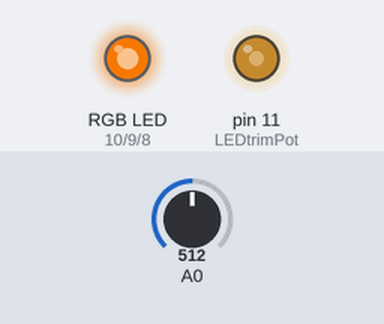
Simulated run of this sketch. Board: Arduino Uno, built with avr-gcc and run on an emulated ATmega328P. On the bench: an RGB LED mixed from three pins (HIGH = lit), output pins drawn as LEDs (lit = HIGH). The test bench sets the inputs (shaded band); at power-on: A0 = 512. What the sketch prints to the serial monitor is not drawn.

Above: at 1.2 s.
1.3 s: A0 set to 716
At 2.5 s:
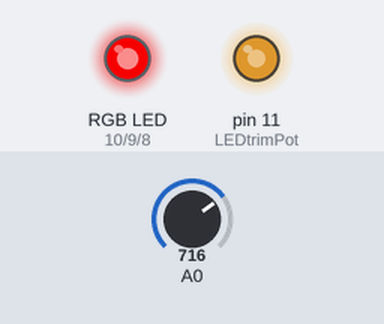
2.8 s: A0 set to 900
At 3.6 s:
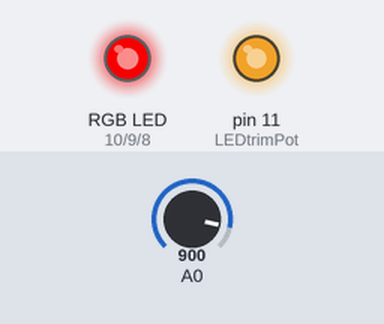
4.3 s: A0 set to 306
At 4.6 s:
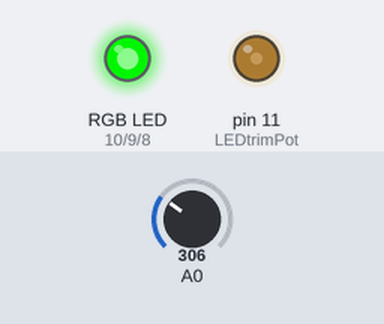
5.8 s: A0 set to 165
At 7.0 s:
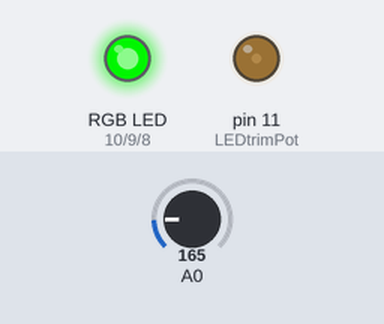
7.3 s: A0 set to 0
At 8.0 s:
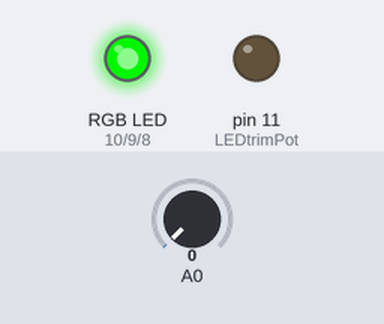
8.8 s: A0 set to 511
At 9.5 s:
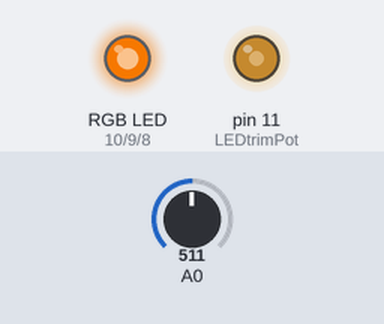
Timing chart, 0 to 11.3 s (numbered marks = the images above; inputs shaded):
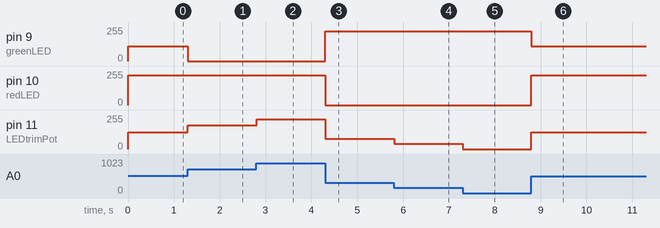

Measured:
- after the input at 1.3 s, pin 9 (greenLED): 110/255 → 0/255 at once; pin 11 (LEDtrimPot): 127/255 → 178/255 at once
- after the input at 2.8 s, pin 11 (LEDtrimPot): 178/255 → 224/255 at once
- after the input at 4.3 s, pin 9 (greenLED): 0/255 → 225/255 at once; pin 10 (redLED): 225/255 → 0/255 at once; pin 11 (LEDtrimPot): 224/255 → 76/255 at once
- after the input at 5.8 s, pin 11 (LEDtrimPot): 76/255 → 41/255 at once
- after the input at 7.3 s, pin 11 (LEDtrimPot): 41/255 → 0/255 at once
- after the input at 8.8 s, pin 9 (greenLED): 225/255 → 110/255 at once; pin 10 (redLED): 0/255 → 225/255 at once; pin 11 (LEDtrimPot): 0/255 → 127/255 at once

The sketch:

RGBblink1.ino
```cpp
int redLED = 10;
int greenLED = 9;
int blueLED = 8;
int LEDtrimPot = 11;

void setup() {
  // put your setup code here, to run once:
  Serial.begin(9600);
  pinMode(redLED, OUTPUT);
  pinMode(greenLED, OUTPUT);
  pinMode(blueLED, OUTPUT);
  pinMode(LEDtrimPot, OUTPUT);

}
void color(int red, int green,int  blue){
  analogWrite(redLED, red);
  analogWrite(greenLED, green);
  analogWrite(blueLED, blue);
}
void blinkRED(float seconds){
  digitalWrite(redLED, HIGH);
  delay(seconds*1000);
  digitalWrite(redLED, LOW);
  delay(seconds*1000);
}
void blinkGREEN(float seconds){
  digitalWrite(greenLED, HIGH);
  delay(seconds*1000);
  digitalWrite(greenLED, LOW);
  delay(seconds*1000);
}
void blinkBLUE(float seconds){
  digitalWrite(blueLED, HIGH);
  delay(seconds*1000);
  digitalWrite(blueLED, LOW);
  delay(seconds*1000);
}
void loop() {
  // put your main code here, to run repeatedly:
  float time = .25;

  int potPosition = analogRead(A0);

  potPosition = map(potPosition, 0, 1023, 0, 255);
  analogWrite(LEDtrimPot, potPosition);
  if(potPosition <= 100){
    color(0,225,0);
  } else if (potPosition > 100 && potPosition < 175){
    color(225,110,0);
    Serial.println(potPosition);
  } else {
    color(225,0,0);
  }
  Serial.println(potPosition);

 /*
  blinkRED(time);
  blinkGREEN(time);
  blinkBLUE(time);

  blinkRED(time);
  blinkBLUE(time);
  blinkGREEN(time);

  blinkBLUE(time);
  blinkRED(time);
  blinkGREEN(time);

  blinkBLUE(time);
  blinkGREEN(time);
  blinkRED(time);

  blinkGREEN(time);
  blinkBLUE(time);
  blinkRED(time);

  blinkGREEN(time);
  blinkRED(time);
  blinkBLUE(time);
*/

}
/*
red green blue
red blue green
blue red green
blue green red
green blue red
green red blue
*/
```
